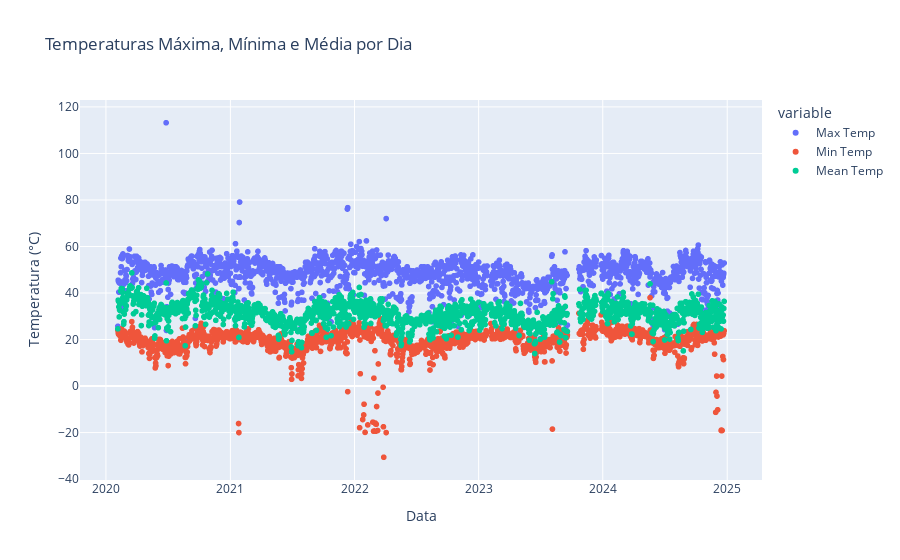

Notebook cell for this chart:
### Code cell
# Gerar gráfico com Plotly Express
fig = px.scatter(
    agg_data,
    x='dataref',
    y=['Max Temp', 'Min Temp', 'Mean Temp'],
    title='Temperaturas Máxima, Mínima e Média por Dia',
    labels={'value': 'Temperatura (°C)', 'dataref': 'Data'},
    template='plotly',
)

# Mostrar gráfico
fig.show()

### Figure 1 — Plotly figure (JSON) as saved in the notebook; plotly's stock layout.template omitted (floating-point values rounded to 4 significant figures; data arrays with more than 128 entries replaced by an {"elided": "..."} marker saying what was removed)
{"data": [{"hovertemplate": "variable=Max Temp<br>Data=%{x}<br>Temperatura (°C)=%{y}<extra></extra>", "legendgroup": "Max Temp", "marker": {"color": "#636efa", "symbol": "circle"}, "mode": "markers", "name": "Max Temp", "showlegend": true, "type": "scattergl", "x": {"elided": "1714 str values"}, "xaxis": "x", "y": {"elided": "1714 float values"}, "yaxis": "y"}, {"hovertemplate": "variable=Min Temp<br>Data=%{x}<br>Temperatura (°C)=%{y}<extra></extra>", "legendgroup": "Min Temp", "marker": {"color": "#EF553B", "symbol": "circle"}, "mode": "markers", "name": "Min Temp", "showlegend": true, "type": "scattergl", "x": {"elided": "1714 str values"}, "xaxis": "x", "y": {"elided": "1714 float values"}, "yaxis": "y"}, {"hovertemplate": "variable=Mean Temp<br>Data=%{x}<br>Temperatura (°C)=%{y}<extra></extra>", "legendgroup": "Mean Temp", "marker": {"color": "#00cc96", "symbol": "circle"}, "mode": "markers", "name": "Mean Temp", "showlegend": true, "type": "scattergl", "x": {"elided": "1714 str values"}, "xaxis": "x", "y": {"elided": "1714 float values"}, "yaxis": "y"}], "layout": {"legend": {"title": {"text": "variable"}, "tracegroupgap": 0}, "title": {"text": "Temperaturas Máxima, Mínima e Média por Dia"}, "xaxis": {"anchor": "y", "domain": [0, 1], "title": {"text": "Data"}}, "yaxis": {"anchor": "x", "domain": [0, 1], "title": {"text": "Temperatura (°C)"}}}}
